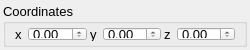
<?xml version="1.0" encoding="UTF-8"?>
<ui version="4.0">
 <class>DCoordinate3GroupBox</class>
 <widget class="QWidget" name="DCoordinate3GroupBox">
  <property name="geometry">
   <rect>
    <x>0</x>
    <y>0</y>
    <width>250</width>
    <height>50</height>
   </rect>
  </property>
  <property name="minimumSize">
   <size>
    <width>250</width>
    <height>50</height>
   </size>
  </property>
  <property name="windowTitle">
   <string>Form</string>
  </property>
  <layout class="QVBoxLayout" name="verticalLayout">
   <property name="spacing">
    <number>3</number>
   </property>
   <property name="margin">
    <number>3</number>
   </property>
   <item>
    <widget class="QGroupBox" name="groupBox">
     <property name="font">
      <font>
       <pointsize>10</pointsize>
      </font>
     </property>
     <property name="title">
      <string>Coordinates</string>
     </property>
     <layout class="QHBoxLayout" name="horizontalLayout">
      <property name="spacing">
       <number>3</number>
      </property>
      <property name="leftMargin">
       <number>9</number>
      </property>
      <property name="topMargin">
       <number>3</number>
      </property>
      <property name="rightMargin">
       <number>9</number>
      </property>
      <property name="bottomMargin">
       <number>3</number>
      </property>
      <item>
       <widget class="QWidget" name="containerWidgetX" native="true">
        <layout class="QHBoxLayout" name="horizontalLayout_2">
         <property name="spacing">
          <number>6</number>
         </property>
         <property name="margin">
          <number>0</number>
         </property>
         <item>
          <widget class="QLabel" name="x_label">
           <property name="sizePolicy">
            <sizepolicy hsizetype="Preferred" vsizetype="Minimum">
             <horstretch>0</horstretch>
             <verstretch>0</verstretch>
            </sizepolicy>
           </property>
           <property name="text">
            <string>x</string>
           </property>
          </widget>
         </item>
         <item>
          <widget class="SpinboxExtension" name="x_doubleSpinBox"/>
         </item>
        </layout>
       </widget>
      </item>
      <item>
       <spacer name="horizontalSpacer">
        <property name="orientation">
         <enum>Qt::Horizontal</enum>
        </property>
        <property name="sizeHint" stdset="0">
         <size>
          <width>40</width>
          <height>20</height>
         </size>
        </property>
       </spacer>
      </item>
      <item>
       <widget class="QWidget" name="containerWidgetY" native="true">
        <layout class="QHBoxLayout" name="horizontalLayout_3">
         <property name="spacing">
          <number>6</number>
         </property>
         <property name="margin">
          <number>0</number>
         </property>
         <item>
          <widget class="QLabel" name="y_label">
           <property name="sizePolicy">
            <sizepolicy hsizetype="Preferred" vsizetype="Minimum">
             <horstretch>0</horstretch>
             <verstretch>0</verstretch>
            </sizepolicy>
           </property>
           <property name="text">
            <string>y</string>
           </property>
          </widget>
         </item>
         <item>
          <widget class="SpinboxExtension" name="y_doubleSpinBox"/>
         </item>
        </layout>
       </widget>
      </item>
      <item>
       <spacer name="horizontalSpacer_2">
        <property name="orientation">
         <enum>Qt::Horizontal</enum>
        </property>
        <property name="sizeHint" stdset="0">
         <size>
          <width>40</width>
          <height>20</height>
         </size>
        </property>
       </spacer>
      </item>
      <item>
       <widget class="QWidget" name="containerWidgetZ" native="true">
        <layout class="QHBoxLayout" name="horizontalLayout_4">
         <property name="spacing">
          <number>6</number>
         </property>
         <property name="margin">
          <number>0</number>
         </property>
         <item>
          <widget class="QLabel" name="z_label">
           <property name="sizePolicy">
            <sizepolicy hsizetype="Preferred" vsizetype="Minimum">
             <horstretch>0</horstretch>
             <verstretch>0</verstretch>
            </sizepolicy>
           </property>
           <property name="text">
            <string>z</string>
           </property>
          </widget>
         </item>
         <item>
          <widget class="SpinboxExtension" name="z_doubleSpinBox"/>
         </item>
        </layout>
       </widget>
      </item>
     </layout>
    </widget>
   </item>
  </layout>
 </widget>
 <customwidgets>
  <customwidget>
   <class>SpinboxExtension</class>
   <extends>QDoubleSpinBox</extends>
   <header location="global">GUI/WidgetExtensions/SpinboxExtension.h</header>
  </customwidget>
 </customwidgets>
 <resources/>
 <connections/>
</ui>
